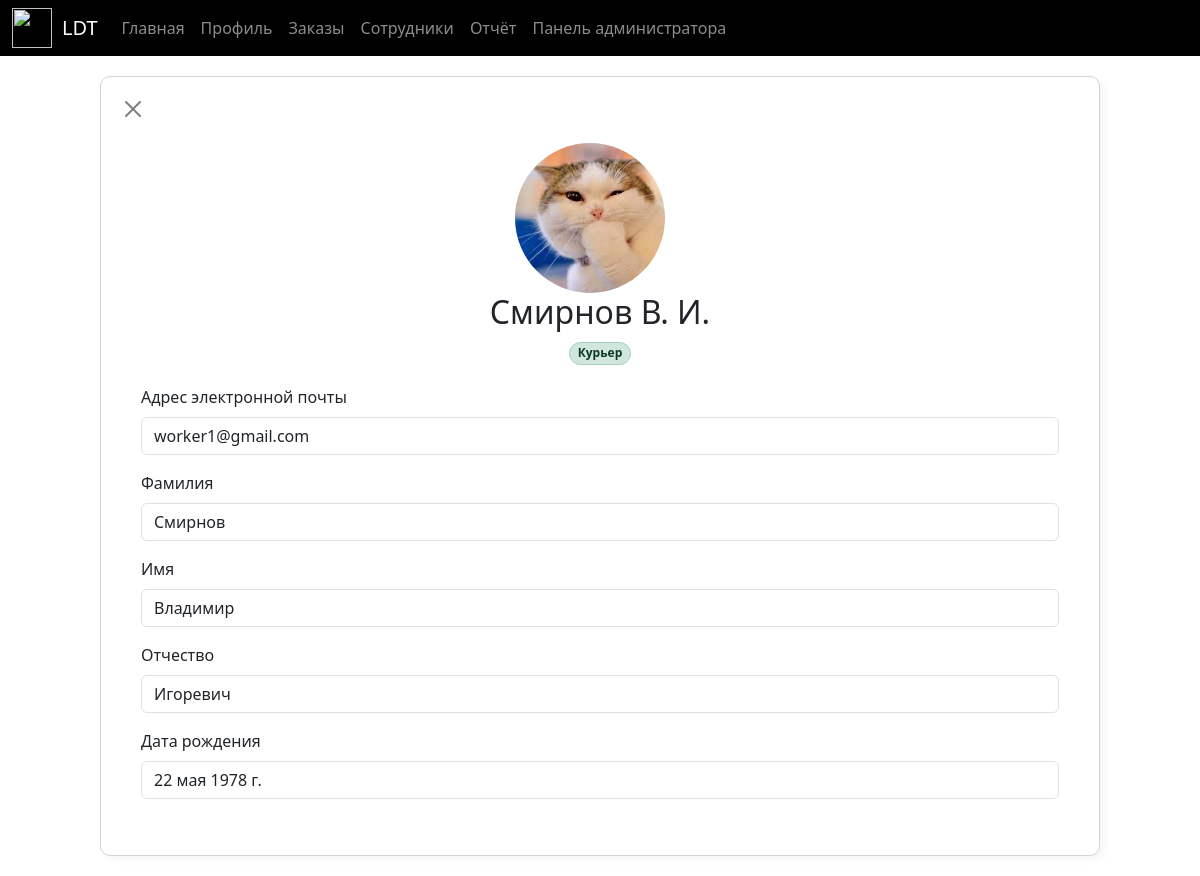
/user/userdetail/2/ (signed in), run on the app's committed database.
### users/models.py (models this page shows, shortened)
class User(AbstractUser):
    objects = CustomUserManager()
    email = models.EmailField(
        "Email",
        max_length=100,
        unique=True
    )
    username = models.CharField(
        "Имя пользователя",
        max_length=100,
        help_text="Введите имя",
        blank=True,
        null=True,
        editable=False
    )
    avatar = models.ImageField(
        upload_to='avatars',
    )
    birthday = models.DateField(
        "дата рождения",
        help_text="Введите дату рождения",
        blank=True,
        null=True,
    )
    middle_name = models.CharField(
        "отчество",
        max_length=100,
        help_text="Введите Отчество",
        blank=True,
        null=True,
    )
    first_name = models.CharField(
        "имя",
        max_length=150,
        help_text="Введите Имя",
    )
    last_name = models.CharField(
        "фамилия",
        max_length=150,
        help_text="Введите Фамилию",
    )
    def get_name(self):
        name = self.email
        if self.last_name:
            name = str(self.last_name + " ").capitalize()
        if self.first_name:
            name += str(self.first_name[0] + ". ").capitalize()
        if self.middle_name:
            name += str(self.middle_name[0] + ". ").capitalize()
        return name
    USERNAME_FIELD = 'email'
    REQUIRED_FIELDS = []
    class Meta(AbstractUser.Meta):
        swappable = "AUTH_USER_MODEL"

### users/views.py (the view)
# urls.py: path("userdetail/<int:pk>/", views.UserDetailView.as_view(), name="userdetail"),
class UserDetailView(UserPassesTestMixin, View):
    template_name = "users/userdetail.html"
    def test_func(self):
        return self.request.user.is_superuser or self.request.user.is_staff or (
                    self.request.user.id == self.kwargs.get('pk'))
    def get(self, request, pk, *args, **kwargs):
        user = get_object_or_404(User, pk=pk)
        context = {"userl": user}
        return render(request, self.template_name, context)

### templates/users/userdetail.html
{% extends "base.html" %} {% load static %} {% block content %}
<section class="pt-6 pb-7" id="features">
    <div class="container" style="padding: 20px; display: flex; justify-content: center">
        <div class="profile-box" style="width: 100%; max-width: 1000px">
                <button style="    position: relative;left: -20px;top: -20px;" type="button" class="btn-close" data-bs-dismiss="toast" aria-label="Close"
                onclick="history.go(-1);"
                ></button>
            <div style="margin: 0px 0px 20px 0px; text-align: center">
                {% if userl.avatar %}
                <div style="margin-right: 20px;">
                    <img class="rounded-circle-avatar" style="width: 150px; height: 150px; padding: 0px" src="{{ userl.avatar.url }}">
                </div>
                {% endif %}
                <h2 style="">{{ userl.get_name }}</h2>
                {% if userl.is_superuser or userl.is_staff or userl.is_admin %}
                    <span style="font-size: 12px" class="badge bg-warning-subtle border border-warning-subtle text-warning-emphasis rounded-pill">
                        Администратор
                    </span>
                {% else %}
                    <span style="font-size: 12px" class="badge bg-success-subtle border border-success-subtle text-success-emphasis rounded-pill">
                        Курьер
                    </span>
                {% endif %}
            </div>
            <div class="mb-3">
                <label for="email" class="form-label">Адрес электронной почты</label>
                <p name="email" class="form-control" required="" id="id_email">{{ userl.email }}</p>
            </div>
            <div class="mb-3">
                <label for="last_name" class="form-label">Фамилия</label>
                <p name="last_name" class="form-control" required="" id="id_last_name">{{userl.last_name}}</p>
            </div>
            <div class="mb-3">
                <label for="first_name" class="form-label">Имя</label>
                <p name="first_name" class="form-control" required="" id="id_first_name">{{userl.first_name}}</p>
            </div>
            <div class="mb-3">
                <label for="middle_name" class="form-label">Отчество</label>
                <p name="middle_name" class="form-control" id="id_middle_name">{{userl.middle_name}}</p>
            </div>
            <div class="mb-3">
                <label for="birthday" class="form-label">Дата рождения</label>
                <p name="birthday" class="form-control" id="id_birthday">{{userl.birthday}}</p>
            </div>
</section>
{% endblock content %}

### templates/base.html (shortened to what this page needs)
<!DOCTYPE html>
{% load static %}
<html lang="en" data-bs-theme="light">
  <head>
    <link rel="stylesheet" href="{% static 'css/radio-btn.css' %}" />
    <link rel="stylesheet" href="{% static 'css/bootstrap/bootstrap.min.css' %}" />
    <link rel="stylesheet" href="{% static 'css/style.css' %}" />
    <link rel="stylesheet" href="https://cdn.jsdelivr.net/npm/@splidejs/splide@4.1.4/dist/css/splide.min.css" />
  </head>
  <body class="is-boxed" data-bs-theme="light">
    {% include 'includes/header.html' %}
    <main>
      {% block content %}{% endblock %}
    </main>
  </body>
</html>

### templates/includes/header.html (shortened to what this page needs)
{% load static %}
{% load i18n %}
<header style="background-color: #000000">
    <nav data-bs-theme="dark"
         class="navbar navbar-expand-lg"
         aria-label="Eleventh navbar example"
         style="max-width: 1200px; margin: auto; background-color: #000000"
    >
        <div class="container-fluid">
            <img src="https://cdn-icons-png.flaticon.com/512/4034/4034654.png" style="margin-right: 10px;" width="40" height="40"
                 class="d-inline-block align-top" alt="">
            <a class="navbar-brand text-light" href="{% url "homepage:homepage" %}">LDT</a>
            <div class="collapse navbar-collapse" id="navbarsExample09">
                <ul class="navbar-nav me-auto mb-2 mb-lg-0">
                    <li class="nav-item">
                        <a
                                class="nav-link {% if request.resolver_match.view_name == 'homepage:homepage' %}active{% endif %}"
                                aria-current="page"
                                href="/"
                        >Главная</a
                        >
                    </li>
                    {% if request.user.is_authenticated %}
                       <li class="nav-item ">
                            <a class="nav-link {% if request.resolver_match.view_name == 'users:profile' %}active{% endif %}"
                               href="{% url "users:profile" %}"
                               >Профиль</a>
                       </li>
                        {% if request.user.is_staff or request.user.is_admin or request.user.is_superuser %}
                            <li class="nav-item ">
                                <a class="nav-link {% if request.resolver_match.view_name == 'order:orders_list' %}active{% endif %}"
                                   href="{% url "order:orders_list" %}"
                                   >Заказы</a>
                            </li>
                            <li class="nav-item">
                                <a class="nav-link {% if request.resolver_match.view_name == 'users:userslist' %}active{% endif %}"
                                   href="{% url "users:userslist" %}"
                                   >Сотрудники</a>
                            </li>
                            <li class="nav-item">
                                <a class="nav-link {% if request.resolver_match.view_name == 'order:orders_export' %}active{% endif %}"
                                   href="{% url "order:orders_export" %}"
                                   >Отчёт</a>
                            </li>
                            {% if request.user.is_admin or request.user.is_superuser %}
                                <li class="nav-item">
                                    <a class="nav-link {% if request.resolver_match.view_name == '' %}active{% endif %}"
                                       href="/admin/"
                                       >Панель администратора</a>
                                </li>
                            {% endif %}
                        {% endif %}
                    {% endif %}
                </ul>
            </div>
        </div>
    </nav>
</header>

### static_dev/css/style.css (style rules this page uses)
.profile-box { margin: auto; max-width: 500px; min-width: 400px; padding: 40px; border-radius: 10px; border: 1px rgba(128, 128, 128, 0.35) solid; box-shadow: 5px 4px 8px 0px rgba(0, 0, 0, 0.04); overflow: hidden; transition: 0.3s; }
.rounded-circle-avatar { height: 100px; width: 100px; border-radius: 50%; padding: 10px; object-fit: cover; background-position: center; background-repeat: no-repeat; background-size: cover; }

### data on the page
User: avatar (picture), get_name "Смирнов В. И.", email "worker1@gmail.com", last_name "Смирнов", first_name "Владимир", middle_name "Игоревич", birthday "22 мая 1978 г."
